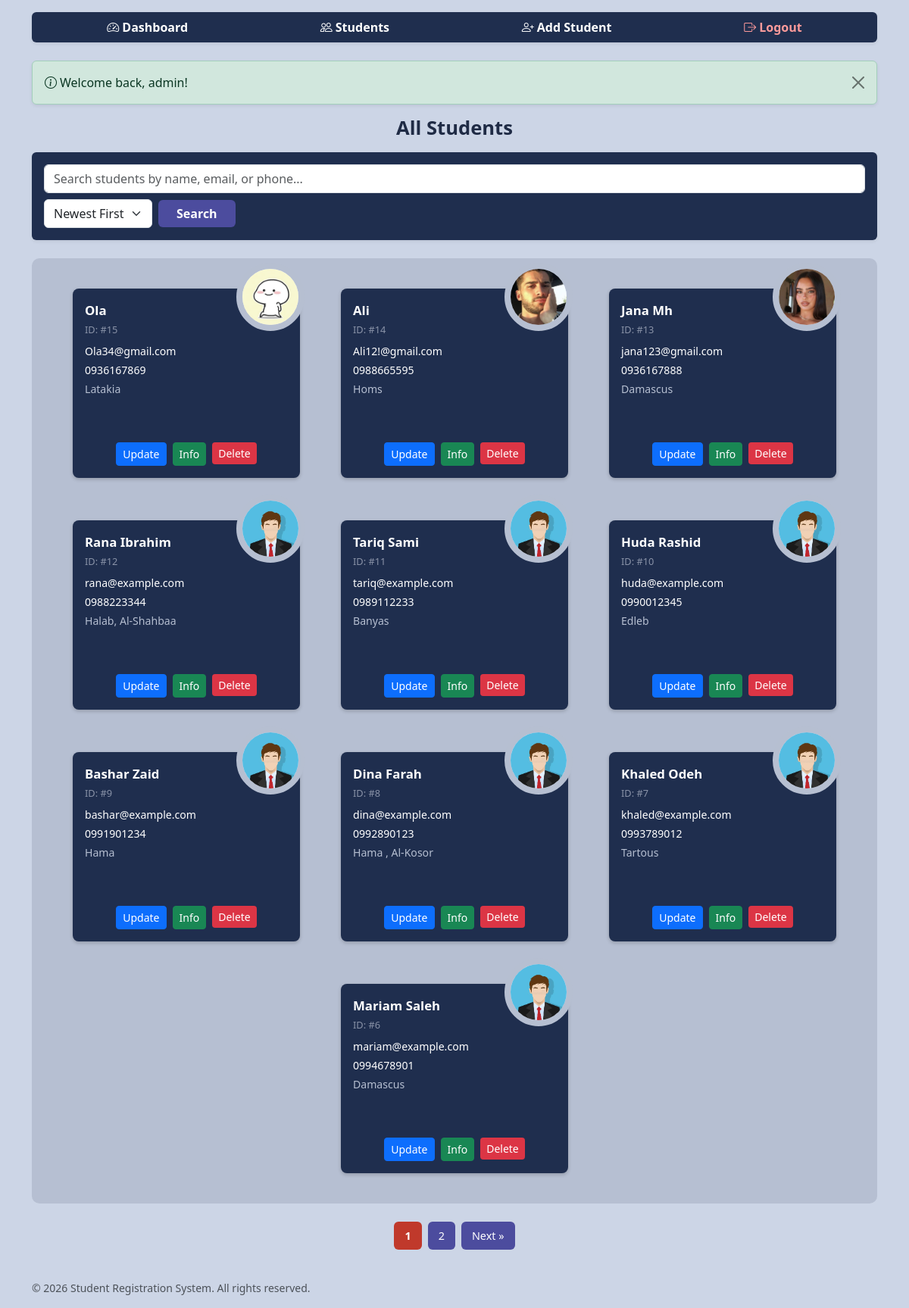
The app's page /view_students.php (signed in) with its own data.
### tables this page shows
CREATE TABLE `students` (
  `id` int(11) NOT NULL,
  `name` varchar(100) NOT NULL,
  `email` varchar(100) NOT NULL,
  `phone` varchar(15) NOT NULL,
  `address` text DEFAULT NULL,
  `profile_picture` varchar(255) DEFAULT NULL,
  `created_at` timestamp NOT NULL DEFAULT current_timestamp()
);

### includes/functions.php (called while the page is built, shortened)
<?php
if (!function_exists('db')) {
    require_once __DIR__ . '/../config/config.php';
}
function e($value): string
{
    return htmlspecialchars((string) $value, ENT_QUOTES | ENT_SUBSTITUTE, 'UTF-8');
}
function upload_url(?string $file): string
{
    return UPLOAD_URL . '/' . rawurlencode($file);
}
function get_flashes(): array
{
    $flashes = $_SESSION['flash'] ?? [];
    return $flashes;
}

### includes/auth.php (called while the page is built, shortened)
<?php
require_once __DIR__ . '/functions.php';
function is_logged_in(): bool
{
    return isset($_SESSION['user_id']);
}

### config/config.php (called while the page is built, shortened)
<?php
function db(): PDO
{
    static $pdo = null;
    if ($pdo instanceof PDO) {
        return $pdo;
    }
    $dsn = sprintf('mysql:host=%s;port=%s;dbname=%s;charset=utf8mb4', DB_HOST, DB_PORT, DB_NAME);
    try {
        $pdo = new PDO($dsn, DB_USER, DB_PASS, [
            PDO::ATTR_ERRMODE            => PDO::ERRMODE_EXCEPTION,
            PDO::ATTR_DEFAULT_FETCH_MODE => PDO::FETCH_ASSOC,
            PDO::ATTR_EMULATE_PREPARES   => false,
            PDO::ATTR_STRINGIFY_FETCHES  => false,
        ]);
    } catch (PDOException $e) {
        http_response_code(500);
        $message = DEBUG
            ? 'Database connection failed: ' . $e->getMessage()
            : 'Database connection failed. Please check config/config.php';
        exit('<div style="font-family:sans-serif;padding:2rem;color:#b02a37">'
            . htmlspecialchars($message, ENT_QUOTES, 'UTF-8') . '</div>');
    }
    return $pdo;
}

### view_students.php (the view, shortened to what this page needs)
<?php
require_once __DIR__ . '/includes/auth.php';
$search = trim((string) ($_GET['search'] ?? ''));
$sort = $_GET['sort'] ?? 'id_desc';
$orderBy = match ($sort) {
    'name_asc' => 'name ASC',
    'name_desc' => 'name DESC',
    'email_asc' => 'email ASC',
    default => 'id DESC',
};
$limit = 10;
$page = isset($_GET['page']) && is_numeric($_GET['page']) ? (int) $_GET['page'] : 1;
$offset = ($page - 1) * $limit;
if ($search !== '') {
    $searchTerm = "%{$search}%";
    $countStmt = db()->prepare('SELECT COUNT(*) FROM students WHERE name LIKE :s1 OR email LIKE :s2 OR phone LIKE :s3');
    $countStmt->execute(['s1' => $searchTerm, 's2' => $searchTerm, 's3' => $searchTerm]);
    $totalStudents = (int) $countStmt->fetchColumn();
    $stmt = db()->prepare("SELECT * FROM students WHERE name LIKE :s1 OR email LIKE :s2 OR phone LIKE :s3 ORDER BY $orderBy LIMIT :limit OFFSET :offset");
    $stmt->bindValue(':s1', $searchTerm);
    $stmt->bindValue(':s2', $searchTerm);
    $stmt->bindValue(':s3', $searchTerm);
    $stmt->bindValue(':limit', $limit, PDO::PARAM_INT);
    $stmt->bindValue(':offset', $offset, PDO::PARAM_INT);
    $stmt->execute();
    $students = $stmt->fetchAll();
} else {
    $totalStudents = (int) db()->query('SELECT COUNT(*) FROM students')->fetchColumn();
    $stmt = db()->prepare("SELECT * FROM students ORDER BY $orderBy LIMIT :limit OFFSET :offset");
    $stmt->bindValue(':limit', $limit, PDO::PARAM_INT);
    $stmt->bindValue(':offset', $offset, PDO::PARAM_INT);
    $stmt->execute();
    $students = $stmt->fetchAll();
}
$totalPages = (int) ceil($totalStudents / $limit);
require __DIR__ . '/includes/header.php';
?>
<h1 class="text-center mb-3">All Students</h1>
<div class="toolbar mb-4">
    <form action="view_students.php" method="GET" class="search-form d-flex flex-wrap align-items-center gap-2 p-3 rounded shadow-sm">
        <input
            type="text"
            name="search"
            class="form-control flex-grow-1"
            placeholder="Search students by name, email, or phone..."
            value="<?= e($search) ?>"
        />
        <select name="sort" class="form-select w-auto" onchange="this.form.submit()">
            <option value="id_desc" <?= $sort === 'id_desc' ? 'selected' : '' ?>>Newest First</option>
        </select>
        <button type="submit" class="btn search-btn px-4">Search</button>
    </form>
</div>
<div class="cards d-flex flex-wrap justify-content-evenly align-items-stretch gap-4 p-4">
    <?php if (empty($students)): ?>
        <div class="empty text-center py-5 w-100">No student records found.</div>
    <?php else: ?>
        <?php foreach ($students as $student): ?>
            <div class="box d-flex flex-column justify-content-between p-3 my-3">
                <?php if (!empty($student['profile_picture'])): ?>
                    <img src="<?= e(upload_url($student['profile_picture'])) ?>" alt="Profile" class="profile" />
                <?php else: ?>
                    <img src="images/profile.png" alt="Profile" class="profile" />
                <?php endif; ?>
                <div>
                    <div class="name mb-1"><?= e($student['name']) ?></div>
                    <div class="id mb-2">ID: #<?= (int) $student['id'] ?></div>
                    <div class="email mb-1"><?= e($student['email']) ?></div>
                    <div class="phone mb-1"><?= e($student['phone']) ?></div>
                    <div class="address mb-3"><?= e($student['address'] ?: 'No address specified') ?></div>
                </div>
                <div class="d-flex justify-content-center gap-2 mt-auto pt-2">
                    <a href="update_student.php?id=<?= (int) $student['id'] ?>" class="btn btn-primary btn-sm">Update</a>
                    <a href="student_info.php?id=<?= (int) $student['id'] ?>" class="btn btn-success btn-sm">Info</a>
                    <form action="delete_student.php" method="POST" style="display:inline;" onsubmit="return confirm('Are you sure you want to delete this student?');">
                        <button type="submit" class="btn btn-danger btn-sm" style="border:none;">Delete</button>
                    </form>
                </div>
            </div>
        <?php endforeach; ?>
    <?php endif; ?>
</div>
<?php if ($totalPages > 1): ?>
    <div class="d-flex flex-wrap justify-content-center gap-2 mt-4">
        <?php for ($i = 1; $i <= $totalPages; $i++): ?>
            <a href="?page=<?= $i ?>&sort=<?= urlencode($sort) ?><?= $search !== '' ? '&search=' . urlencode($search) : '' ?>"
               class="page-btn <?= $i === $page ? 'active' : '' ?>">
               <?= $i ?>
            </a>
        <?php endfor; ?>
        <?php if ($page < $totalPages): ?>
            <a href="?page=<?= $page + 1 ?>&sort=<?= urlencode($sort) ?><?= $search !== '' ? '&search=' . urlencode($search) : '' ?>" class="page-btn">Next &raquo;</a>        <?php endif; ?>
    </div>
<?php endif; ?>
<?php require __DIR__ . '/includes/footer.php'; ?>

### includes/header.php (shortened to what this page needs)
<?php
require_once __DIR__ . '/auth.php';
?>
<!DOCTYPE html>
<html lang="en">
<head>
    <link href="https://cdn.jsdelivr.net/npm/bootstrap@5.3.3/dist/css/bootstrap.min.css" rel="stylesheet"
>
    <link href="https://cdn.jsdelivr.net/npm/bootstrap-icons@1.11.3/font/bootstrap-icons.min.css" rel="stylesheet">
    <link rel="stylesheet" href="master.css">
</head>
<body class="d-flex flex-column min-vh-100" data-base-url="<?= e(BASE_URL) ?>">
<header class="container mt-3">
    <nav class="custom-nav d-flex flex-wrap justify-content-around align-items-center py-2 px-3 shadow-sm">
        <ul class="list-unstyled d-flex flex-wrap justify-content-around align-items-center w-100 m-0 gap-2">
            <?php if (is_logged_in()): ?>
                <li>
                    <a href="<?= e(BASE_URL) ?>/dashboard.php"><i class="bi bi-speedometer2 me-1"></i>Dashboard</a>
                </li>
                <li>
                    <a href="<?= e(BASE_URL) ?>/view_students.php"><i class="bi bi-people me-1"></i>Students</a>
                </li>
                <li>
                    <a href="<?= e(BASE_URL) ?>/add_student.php"><i class="bi bi-person-plus me-1"></i>Add Student</a>
                </li>
                <li>
                    <a href="<?= e(BASE_URL) ?>/logout.php" class="logout-link" onclick="return confirm('Do you really want to log out?');">
                        <i class="bi bi-box-arrow-right me-1"></i>Logout
                    </a>
                </li>
            <?php endif; ?>
        </ul>
    </nav>
</header>
<main class="flex-grow-1 py-4">
    <div class="container">
        <?php foreach (get_flashes() as $flash): ?>
            <div class="alert alert-<?= e($flash['type']) ?> alert-dismissible fade show shadow-sm" role="alert">
                <i class="bi bi-info-circle me-1"></i><?= e($flash['message']) ?>
                <button type="button" class="btn-close" data-bs-dismiss="alert" aria-label="Close"></button>
            </div>
        <?php endforeach; ?>

### includes/footer.php (shortened to what this page needs)
    </div>
</main>
<footer class="app-footer py-3 mt-auto">
    <div class="container d-flex flex-column flex-md-row justify-content-between align-items-center gap-2">
        <span class="small text-muted mb-0">
                    &copy; <?= date('Y') ?> <?= e(SITE_NAME) ?>. All rights reserved.
                </span>
    </div>
</footer>
</body>
</html>

### master.css (style rules this page uses)
body { font-family: "Segoe UI", system-ui, -apple-system, Arial, sans-serif; color: #1f2b45; background-color: #ccd5e6; }
h1 { font-size: 1.6rem; font-weight: 700; color: #1f2b45; }
.custom-nav { background-color: #1f2e4e; border-radius: 6px; }
.custom-nav a { color: #ffffff; text-decoration: none; font-weight: 600; padding: 6px 12px; border-radius: 4px; transition: opacity 0.15s ease; }
.custom-nav a.logout-link { color: #ff9b9b; }
.cards { background-color: #8a93a854; border-radius: 10px; }
.box { width: 100%; max-width: 290px; min-height: 250px; position: relative; background-color: #1f2e4e; color: #ffffff; border-radius: 8px; box-shadow: 0 2px 5px rgba(0, 0, 0, 0.2); }
.search-form { background-color: #1f2e4e; }
.search-form .form-control { min-width: 200px; }
.search-btn { background-color: #4c4c9e; color: #ffffff; font-weight: 600; border: none; }
.page-btn { padding: 8px 14px; background-color: #4c4c9e; color: #ffffff; text-decoration: none; border-radius: 6px; font-size: 0.9rem; font-weight: 500; }
.page-btn.active { background-color: #c0392b; font-weight: 700; }
.box .profile { position: absolute; right: -6px; top: -34px; width: 90px; height: 90px; border: 8px solid #b6bfd1; border-radius: 50%; object-fit: cover; background: #dfe6f5; }
.box .name { font-size: 1.05rem; font-weight: 700; padding-right: 80px; }
.box .id { color: #8a93a8; font-size: 0.8rem; }
.box .email, .box .phone, .box .address { font-size: 0.88rem; word-break: break-word; }
.box .address { color: #b6bfd1; }
@media (min-width: 1200px) { .container { max-width: 1140px; } }
@media (min-width: 1200px) { .box { max-width: 300px; } }

### records on screen
students: profile_picture (picture), name "Ola", id "15", email "Ola34@gmail.com", phone "0936167869", address "Latakia"
students: profile_picture (picture), name "Ali", id "14", email "Ali12!@gmail.com", phone "0988665595", address "Homs"
students: profile_picture (picture), name "Jana Mh", id "13", email "jana123@gmail.com", phone "0936167888", address "Damascus"
students: name "Rana Ibrahim", id "12", email "rana@example.com", phone "0988223344", address "Halab, Al-Shahbaa"
students: name "Tariq Sami", id "11", email "tariq@example.com", phone "0989112233", address "Banyas"
students: name "Huda Rashid", id "10", email "huda@example.com", phone "0990012345", address "Edleb"
students: name "Bashar Zaid", id "9", email "bashar@example.com", phone "0991901234", address "Hama"
students: name "Dina Farah", id "8", email "dina@example.com", phone "0992890123", address "Hama , Al-Kosor"
students: name "Khaled Odeh", id "7", email "khaled@example.com", phone "0993789012", address "Tartous"
students: name "Mariam Saleh", id "6", email "mariam@example.com", phone "0994678901", address "Damascus"

### other values on screen
$flash['message'] "Welcome back, admin!"
SITE_NAME "Student Registration System"
